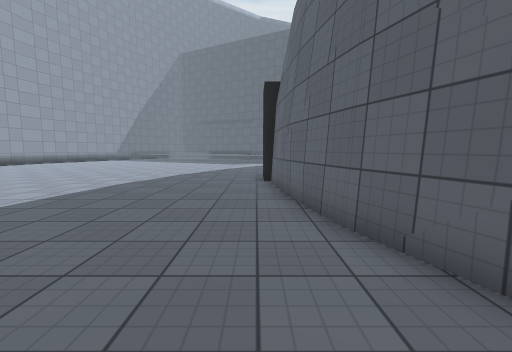
[1] (above)

23 first-person views from a walk through a Unity game level. The camera is 1.3 m above the floor, tilts 6° down and sees 90° across. The floor is counted in squares, 1 m on a side. Each view is taken from the middle of a square. On the plan, view 1 faces up. The plan holds only what a view shows up to about 13 squares ahead; the rest is blank. The place goes on beyond the plan. The player is left out. Surface patterns are stand-ins for the level's own textures.

[2]
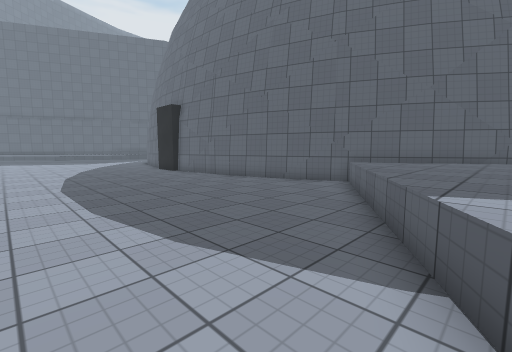

[3]
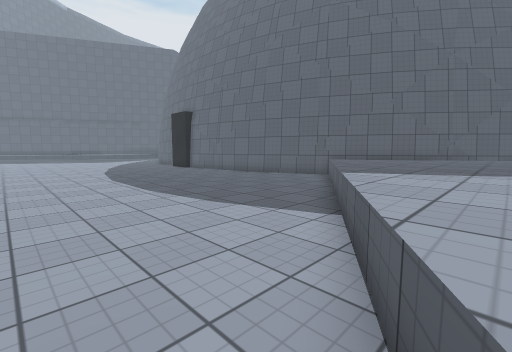

[4]
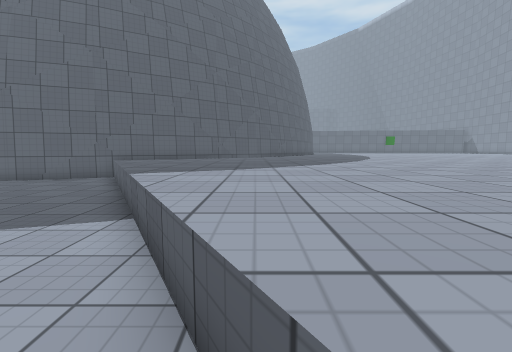

[5]
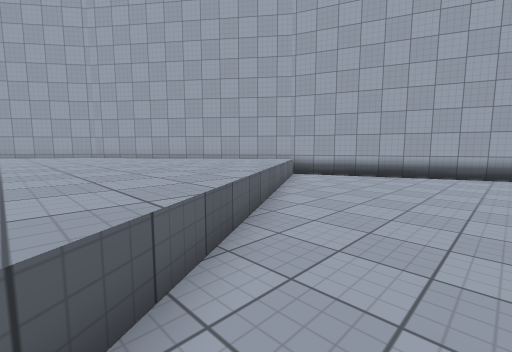

[6]
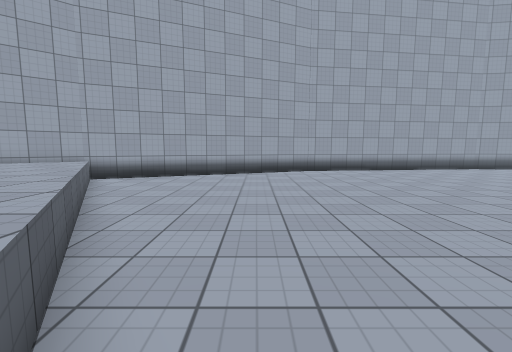

[7]
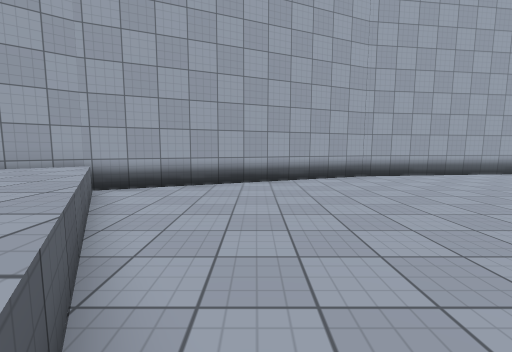

[8]
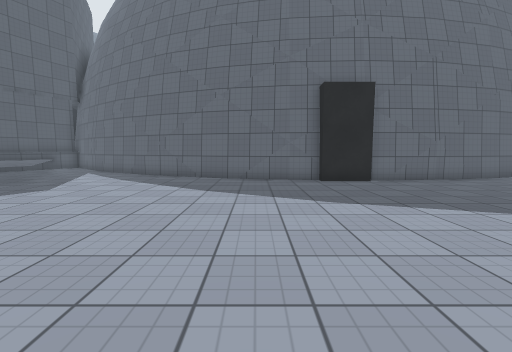

[9]
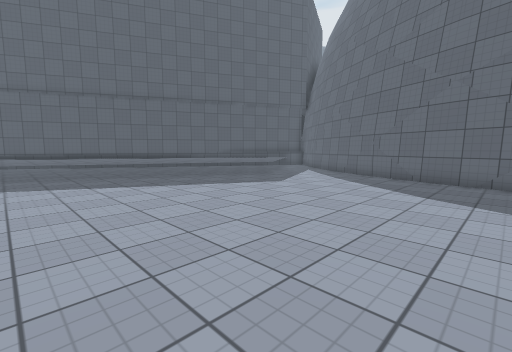

[10]
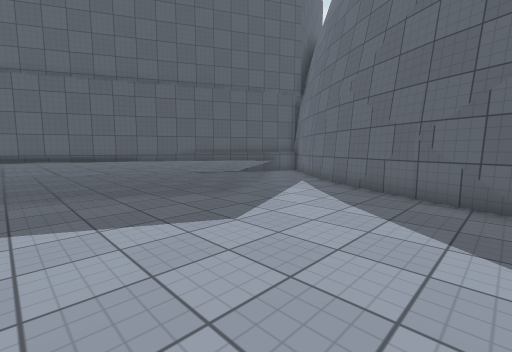

[11]
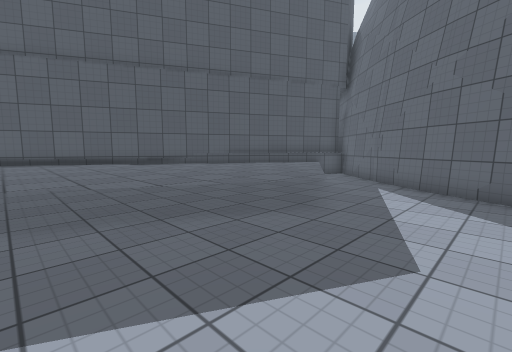

[12]
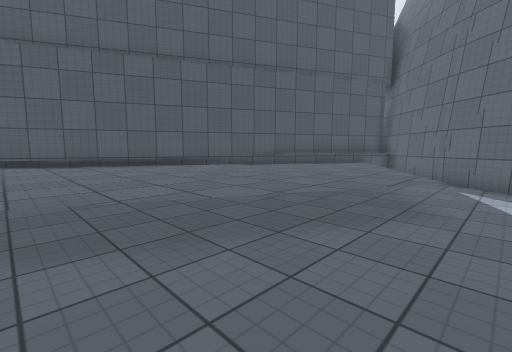

[13]
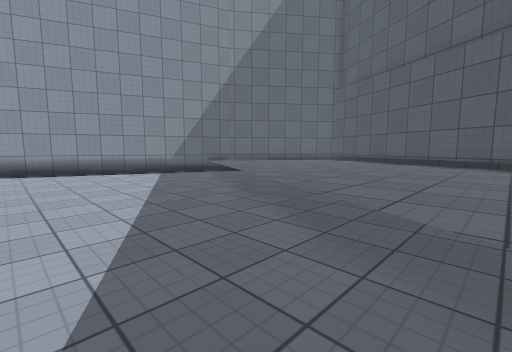

[14]
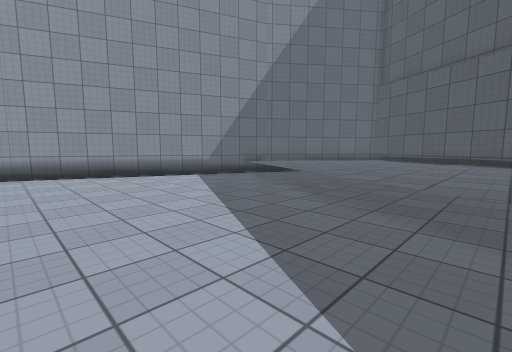

[15]
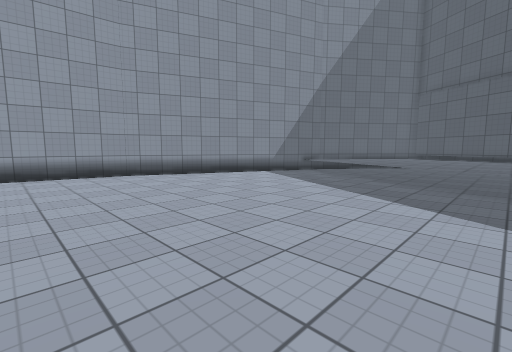

[16]
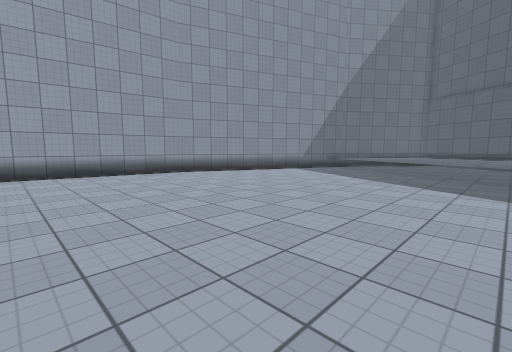

[17]
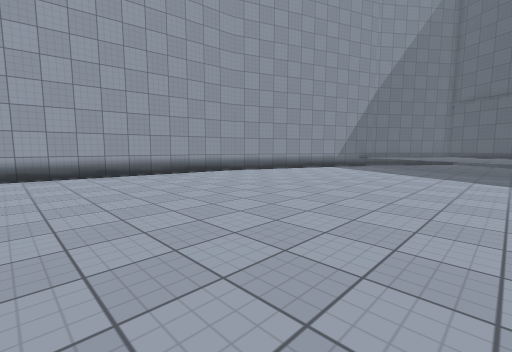

[18]
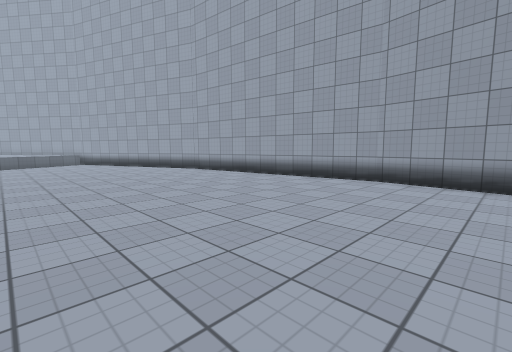

[19]
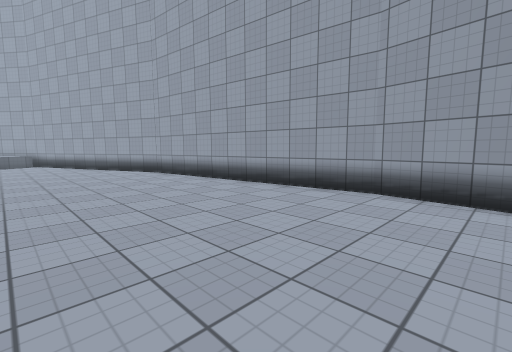

[20]
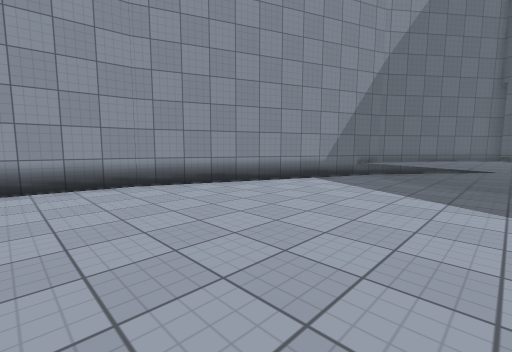

[21]
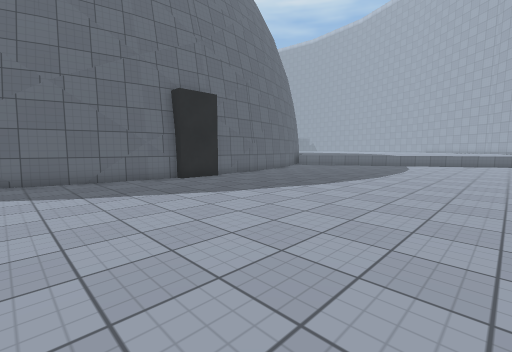

[22]
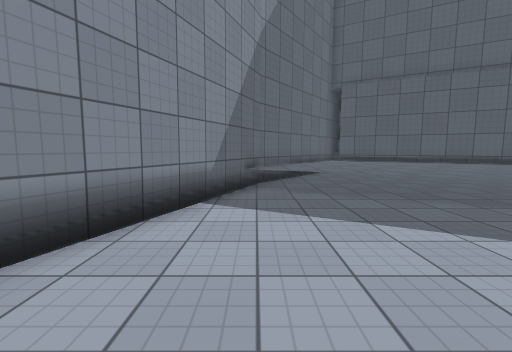

[23]
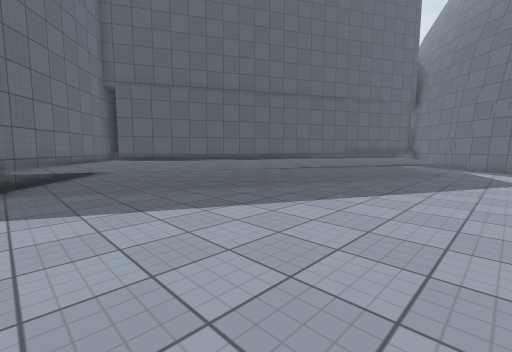

### Floor plan
Key: @ floor where view 1 was taken; # wall or solid block; . floor; ^ raised ledge.
Columns run from 21 left of view 1 to 8 right of it. Each row starts with its distance up from view 1.
 34        ^^^^^^^^^^##^
 33       #^^^^^^^^^^^^#^^
 32       ^^^^^^^^^^^^^^^^^
 31      #.^^^^^^^^^^^^^^^^^^
 30      #...^^^^^^^^^^^^^^^^^^
 29     #......^^^^^^^^^^^^^^^^^^
 28     #........^^^^^^^^^^^^^^^^^
 27     #..........^^^^^^^^^^^^..#
 26    #.............^^^^^^^^...##
 25    #...............^^^^^...##
 24   #..................^....##
 23   #.......................#
 22   #......................##
 21  #......................##
 20  #......................#
 19  #......................#
 18  #.....................##
 17  #.....................#
 16  #.....................#
 15  #....................##
 14  #....................#
 13 #.....................#
 12 #.....................#
 11 #.....................#
 10 #.....................#
  9 #.....................#
  8  #....................#
  7  #....................#
  6  #....................##
  5  #.....................#
  4  #.....................#
  3  #.....................#
  2  #.....................##
  1  #......................#
  0   #..................@.^##
 -1   #..................^^^^#
 -2    #................^^^^^##
 -3    #..............^^^^^^^^#
 -4    #............^^^^^^^^^^^#
 -5     #..........^^^^^^^^^^^^^#
 -6     #........^^^^^^^^^^^^^^^^#
 -7      #.....^^^^^^^^^^^^^^^
 -8      #....^^^^^^^^^^^^^^^^
 -9      #..^^^^^^^^^^^^^^^^^^
-10       #^^^^^^^^^^^^^^^^^^^
-11       #^^^^^^^^^^^^^^^^^^^
-12        #^^^^^^^^^^^^^^^^^^

Where each view was taken, in squares from view 1:
view 1: 0 up, 0 right, facing up
view 2: 4 down, 7 left, facing up-right
view 3: 6 down, 9 left, facing up-right
view 4: 6 down, 9 left, facing right
view 5: 2 down, 4 left, facing down-left
view 6: 3 down, 4 left, facing left
view 7: 5 down, 7 left, facing left
view 8: 15 up, 10 left, facing right
view 9: 15 up, 10 left, facing up-right
view 10: 18 up, 5 left, facing up-right
view 11: 21 up, 5 left, facing up-right
view 12: 23 up, 6 left, facing up-right
view 13: 23 up, 3 left, facing up-left
view 14: 22 up, 5 left, facing up-left
view 15: 18 up, 6 left, facing up-left
view 16: 15 up, 6 left, facing up-left
view 17: 12 up, 7 left, facing up-left
view 18: 15 up, 10 left, facing down-left
view 19: 14 up, 13 left, facing down-left
view 20: 19 up, 10 left, facing up-left
view 21: 18 up, 10 left, facing down-right
view 22: 23 up, 15 left, facing up
view 23: 22 up, 15 left, facing up-right
